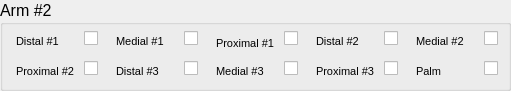
         <widget class="QGroupBox" name="arm2LoggingSettingsGroupBox">
          <property name="geometry">
           <rect>
            <x>28</x>
            <y>170</y>
            <width>511</width>
            <height>91</height>
           </rect>
          </property>
          <property name="font">
           <font>
            <pointsize>12</pointsize>
           </font>
          </property>
          <property name="title">
           <string>Arm #2</string>
          </property>
          <widget class="QCheckBox" name="Arm2Sensor7CheckBox">
           <property name="geometry">
            <rect>
             <x>184</x>
             <y>60</y>
             <width>21</width>
             <height>17</height>
            </rect>
           </property>
           <property name="font">
            <font>
             <pointsize>8</pointsize>
            </font>
           </property>
           <property name="text">
            <string/>
           </property>
          </widget>
          <widget class="QCheckBox" name="Arm2Sensor2CheckBox">
           <property name="geometry">
            <rect>
             <x>184</x>
             <y>30</y>
             <width>16</width>
             <height>17</height>
            </rect>
           </property>
           <property name="font">
            <font>
             <pointsize>8</pointsize>
            </font>
           </property>
           <property name="text">
            <string/>
           </property>
          </widget>
          <widget class="QCheckBox" name="Arm2Sensor6CheckBox">
           <property name="geometry">
            <rect>
             <x>84</x>
             <y>60</y>
             <width>70</width>
             <height>17</height>
            </rect>
           </property>
           <property name="font">
            <font>
             <pointsize>8</pointsize>
            </font>
           </property>
           <property name="text">
            <string/>
           </property>
          </widget>
          <widget class="QLabel" name="Sensor7Arm2Label">
           <property name="geometry">
            <rect>
             <x>116</x>
             <y>63</y>
             <width>61</width>
             <height>16</height>
            </rect>
           </property>
           <property name="font">
            <font>
             <pointsize>8</pointsize>
            </font>
           </property>
           <property name="text">
            <string>Distal #3</string>
           </property>
          </widget>
          <widget class="QCheckBox" name="Arm2Sensor1CheckBox">
           <property name="geometry">
            <rect>
             <x>84</x>
             <y>30</y>
             <width>21</width>
             <height>17</height>
            </rect>
           </property>
           <property name="font">
            <font>
             <pointsize>8</pointsize>
            </font>
           </property>
           <property name="text">
            <string/>
           </property>
          </widget>
          <widget class="QLabel" name="Sensor4Arm2Label">
           <property name="geometry">
            <rect>
             <x>316</x>
             <y>33</y>
             <width>61</width>
             <height>16</height>
            </rect>
           </property>
           <property name="font">
            <font>
             <pointsize>8</pointsize>
            </font>
           </property>
           <property name="text">
            <string>Distal #2</string>
           </property>
          </widget>
          <widget class="QCheckBox" name="Arm2Sensor4CheckBox">
           <property name="geometry">
            <rect>
             <x>384</x>
             <y>30</y>
             <width>21</width>
             <height>17</height>
            </rect>
           </property>
           <property name="font">
            <font>
             <pointsize>8</pointsize>
            </font>
           </property>
           <property name="text">
            <string/>
           </property>
          </widget>
          <widget class="QCheckBox" name="Arm2Sensor5CheckBox">
           <property name="geometry">
            <rect>
             <x>484</x>
             <y>30</y>
             <width>21</width>
             <height>17</height>
            </rect>
           </property>
           <property name="font">
            <font>
             <pointsize>8</pointsize>
            </font>
           </property>
           <property name="text">
            <string/>
           </property>
          </widget>
          <widget class="QLabel" name="Sensor1Arm2Label">
           <property name="geometry">
            <rect>
             <x>16</x>
             <y>33</y>
             <width>61</width>
             <height>16</height>
            </rect>
           </property>
           <property name="font">
            <font>
             <pointsize>8</pointsize>
            </font>
           </property>
           <property name="text">
            <string>Distal #1</string>
           </property>
          </widget>
          <widget class="QLabel" name="Sensor3Arm2Label">
           <property name="geometry">
            <rect>
             <x>216</x>
             <y>33</y>
             <width>61</width>
             <height>20</height>
            </rect>
           </property>
           <property name="font">
            <font>
             <pointsize>8</pointsize>
            </font>
           </property>
           <property name="text">
            <string>Proximal #1</string>
           </property>
          </widget>
          <widget class="QCheckBox" name="Arm2Sensor3CheckBox">
           <property name="geometry">
            <rect>
             <x>284</x>
             <y>30</y>
             <width>21</width>
             <height>17</height>
            </rect>
           </property>
           <property name="font">
            <font>
             <pointsize>8</pointsize>
            </font>
           </property>
           <property name="text">
            <string/>
           </property>
          </widget>
          <widget class="QLabel" name="Sensor5Arm2Label">
           <property name="geometry">
            <rect>
             <x>416</x>
             <y>33</y>
             <width>61</width>
             <height>16</height>
            </rect>
           </property>
           <property name="font">
            <font>
             <pointsize>8</pointsize>
            </font>
           </property>
           <property name="text">
            <string>Medial #2</string>
           </property>
          </widget>
          <widget class="QLabel" name="Sensor2Arm2Label">
           <property name="geometry">
            <rect>
             <x>116</x>
             <y>33</y>
             <width>61</width>
             <height>16</height>
            </rect>
           </property>
           <property name="font">
            <font>
             <pointsize>8</pointsize>
            </font>
           </property>
           <property name="text">
            <string>Medial #1</string>
           </property>
          </widget>
          <widget class="QLabel" name="Sensor6Arm2Label">
           <property name="geometry">
            <rect>
             <x>16</x>
             <y>63</y>
             <width>61</width>
             <height>16</height>
            </rect>
           </property>
           <property name="font">
            <font>
             <pointsize>8</pointsize>
            </font>
           </property>
           <property name="text">
            <string>Proximal #2</string>
           </property>
          </widget>
          <widget class="QCheckBox" name="Arm2Sensor8CheckBox">
           <property name="geometry">
            <rect>
             <x>284</x>
             <y>60</y>
             <width>21</width>
             <height>17</height>
            </rect>
           </property>
           <property name="font">
            <font>
             <pointsize>8</pointsize>
            </font>
           </property>
           <property name="text">
            <string/>
           </property>
          </widget>
          <widget class="QLabel" name="Sensor7Arm2Label_2">
           <property name="geometry">
            <rect>
             <x>216</x>
             <y>63</y>
             <width>61</width>
             <height>16</height>
            </rect>
           </property>
           <property name="font">
            <font>
             <pointsize>8</pointsize>
            </font>
           </property>
           <property name="text">
            <string>Medial #3</string>
           </property>
          </widget>
          <widget class="QCheckBox" name="Arm2Sensor9CheckBox">
           <property name="geometry">
            <rect>
             <x>384</x>
             <y>60</y>
             <width>21</width>
             <height>17</height>
            </rect>
           </property>
           <property name="font">
            <font>
             <pointsize>8</pointsize>
            </font>
           </property>
           <property name="text">
            <string/>
           </property>
          </widget>
          <widget class="QLabel" name="Sensor7Arm2Label_3">
           <property name="geometry">
            <rect>
             <x>316</x>
             <y>63</y>
             <width>61</width>
             <height>16</height>
            </rect>
           </property>
           <property name="font">
            <font>
             <pointsize>8</pointsize>
            </font>
           </property>
           <property name="text">
            <string>Proximal #3</string>
           </property>
          </widget>
          <widget class="QCheckBox" name="Arm2Sensor10CheckBox">
           <property name="geometry">
            <rect>
             <x>484</x>
             <y>60</y>
             <width>21</width>
             <height>17</height>
            </rect>
           </property>
           <property name="font">
            <font>
             <pointsize>8</pointsize>
            </font>
           </property>
           <property name="text">
            <string/>
           </property>
          </widget>
          <widget class="QLabel" name="Sensor7Arm2Label_4">
           <property name="geometry">
            <rect>
             <x>416</x>
             <y>63</y>
             <width>61</width>
             <height>16</height>
            </rect>
           </property>
           <property name="font">
            <font>
             <pointsize>8</pointsize>
            </font>
           </property>
           <property name="text">
            <string>Palm</string>
           </property>
          </widget>
         </widget>
